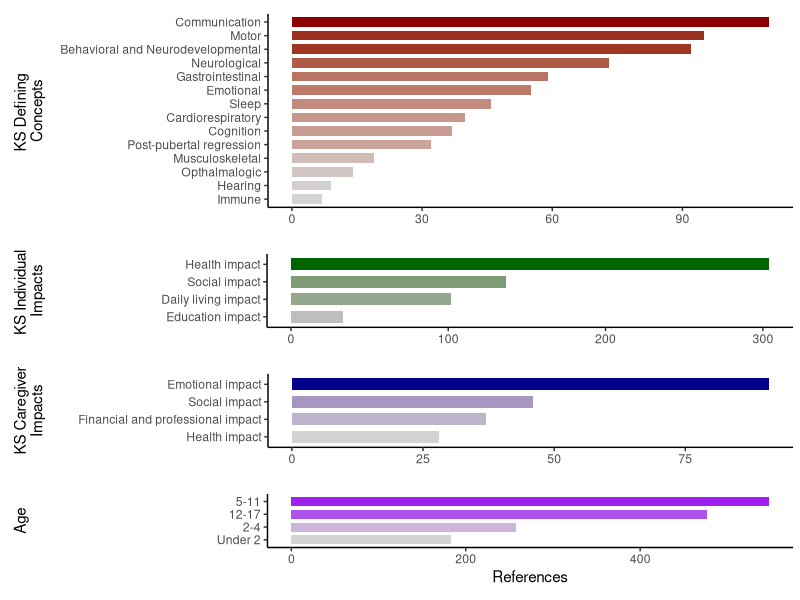
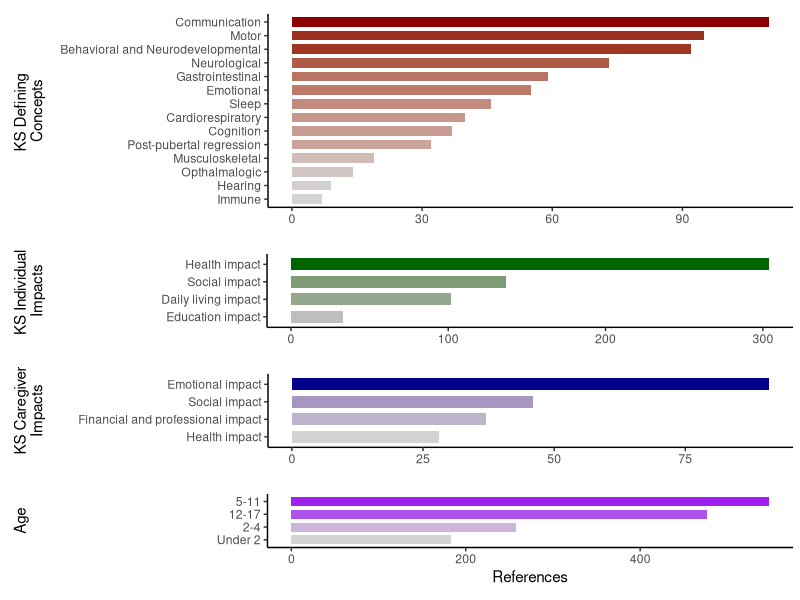
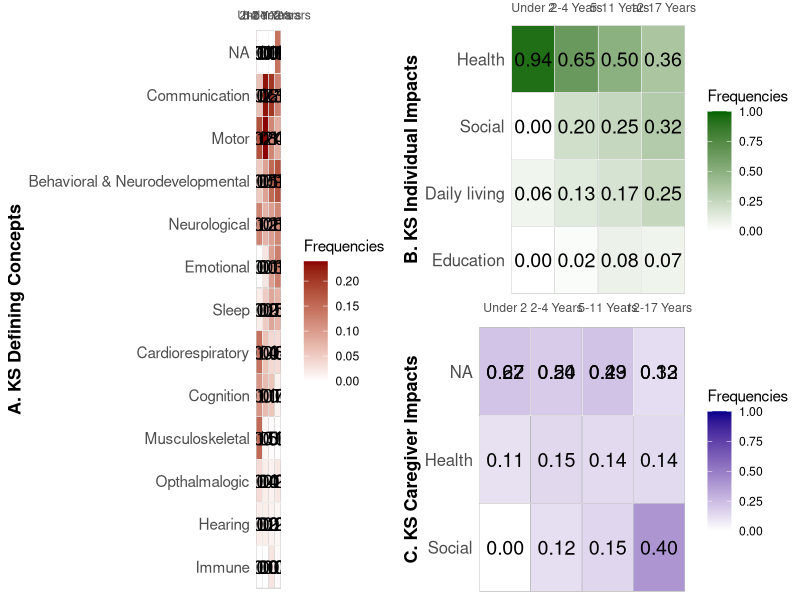
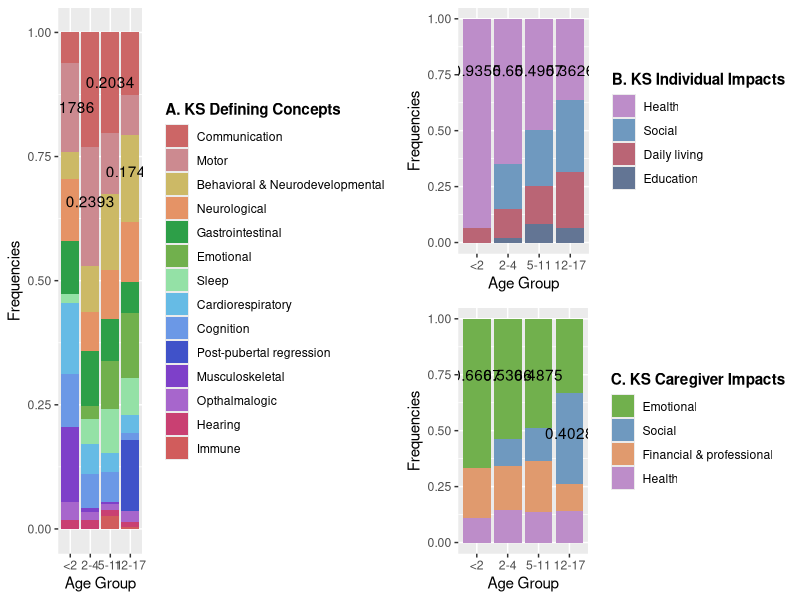

The R script that drew these images, in order:
## ---- chunk 1
library(readxl)
library(dplyr)
library(ggplot2)
library(gridExtra)

# Data cleaning
KSdata <- read_excel("KS_data.xlsx", sheet = 1)

KSD <- KSdata[2:15, ]
KSD1 <- KSD |>
  select(c("...1", "Total references"))
colnames(KSD1) <- c("KDC", "total")

KSI <- KSdata[18:21, ]
KSI1 <- KSI |>
  select(c("...1", "Total references"))
colnames(KSI1) <- c("KII", "total")

CI <- KSdata[24:27, ]
CI1 <- CI |>
  select(c("...1", "Total references"))
colnames(CI1) <- c("CI", "total")

Age <- KSdata |>
  select(c(2:5))
Age <- colSums(Age, na.rm = TRUE)
Age <- as.data.frame(t(Age))
rownames(Age) <- 'total'
colnames(Age) <- c("Under 2", "2-4", "5-11", "12-17")

Age_transposed <- as.data.frame(t(Age))
Age1 <- data.frame(age = row.names(Age_transposed), total = unlist(Age_transposed, use.names = FALSE))
row.names(Age1) <- NULL

# Plot of the data
CI1$color_value <- CI1$total / sum(CI1$total)
p1 <- ggplot(CI1, aes(x = total, y = reorder(CI, total), fill = color_value)) +
  geom_bar(stat="identity", width = 0.7) +
  scale_fill_gradient(low="lightgrey", high="darkblue") +
  theme_classic() +
  theme(legend.position = "none",
        plot.margin = margin(t = 10, r = 5, b = 10, l = 0, unit = "pt")) +
  labs(x = NULL, y = " KS Caregiver 
Impacts")
p1 <- p1 + theme(
  axis.title.y = element_text(margin = margin(t = 0, r = 23, b = 0, l = 10, unit = "pt"))
)

KSI1$color_value <- KSI1$total / sum(KSI1$total)
p2 <- ggplot(KSI1, aes(x = total, y = reorder(KII, total), fill = color_value)) +
  geom_bar(stat="identity", width = 0.7) +
  scale_fill_gradient(low="grey", high="darkgreen") +
  theme_classic() +
  theme(legend.position = "none",
        axis.title.y = element_text(),
        plot.margin = margin(t = 10, r = 5, b = 10, l = 0, unit = "pt")) +
  labs(x = NULL, y = "KS Individual 
Impacts")
p2 <- p2 + theme(
  axis.title.y = element_text(margin = margin(t = 0, r = 83, b = 0, l = 10, unit = "pt"))
)

KSD1$color_value <- KSD1$total / sum(KSD1$total)
p3 <- ggplot(KSD1, aes(x = total, y = reorder(KDC, total), fill = color_value)) +
  geom_bar(stat="identity", width = 0.7) +
  scale_fill_gradient(low="lightgrey", high="darkred") +
  theme_classic() +
  theme(legend.position = "none",
        axis.title.y = element_text(),
        plot.margin = margin(t = 10, r = 5, b = 10, l = 0, unit = "pt")) +
  labs(x = NULL, y = "KS Defining 
Concepts")
p3 <- p3 + theme(
  axis.title.y = element_text(margin = margin(t = 0, r = 10, b = 0, l = 10, unit = "pt"))
)

Age1$color_value <- Age1$total / sum(Age1$total)
p4 <- ggplot(Age1, aes(x = total, y = reorder(age, total), fill = color_value)) +
  geom_bar(stat="identity", width = 0.7) +
  scale_fill_gradient(low="lightgrey", high="purple") +
  theme_classic() +
  theme(legend.position = "none",
        axis.title.y = element_text(),
        plot.margin = margin(t = 10, r = 5, b = 10, l = 0, unit = "pt")) +
  labs(x = NULL, y = "Age")
p4 <- p4 + theme(
  axis.title.y = element_text(margin = margin(t = 0, r = 135, b = 0, l = 10, unit = "pt"))
)

p4 <- p4 + 
  labs(x = "References")

p5 <- grid.arrange(p3, p2, p1, p4, ncol = 1, heights = c(2, 1, 1, 1))
## ---- chunk 2
grid.arrange(p5)
## ---- chunk 3
suppressPackageStartupMessages(library(ggplot2))
library(ggpubr)
suppressPackageStartupMessages(library(tidyverse))
suppressPackageStartupMessages(library(gridExtra))

#load in data
KS_data <- read.csv("KS_lifespan.csv")
KS_data$X <- str_replace(KS_data$X, " impact", "")
KS_data$X <- str_replace(KS_data$X, " and ", " & ")

#defining concepts subset data
concepts <- KS_data[2:15, -6]

#rename for ease
concepts <- rename(concepts, Symptoms = `X`)
concepts <- rename(concepts, `< 2` = `under.2.years.of.age..infancy...N.16.`,
                   `2-4` = `X2.4.years.of.age...early.childhood...N.15.`,
                   `5-11` = `X5.11.years.of.age..late.childhood...N.13.`,
                   `12-17` = `X12.17.years.of.age..adolescence.and.teenage.years...N.6.`)

#find sum of individual columns
conc_csums <- colSums(concepts[ , -1])

#divide cell values by column total for frequency
#put frequency values in new columns
concepts <- concepts |>
  mutate(
    `Under 2` = `< 2` / conc_csums[1],
    `2-4 Years` = `2-4` / conc_csums[2],
    `5-11 Years` = `5-11` / conc_csums[3],
    `12-17 Years` = `12-17` / conc_csums[4]
  )

#format for graphing
concepts_2 <- select(concepts, -`< 2`, -`2-4`, -`5-11`, -`12-17`)
concepts_2 <- pivot_longer(concepts_2, cols = c(`Under 2`, `2-4 Years`, `5-11 Years`, `12-17 Years`), names_to = "age", values_to = "Frequencies")

concepts_2$age <- factor(concepts_2$age, levels = c("Under 2", "2-4 Years", "5-11 Years", "12-17 Years"))

concepts_2$Symptoms <- factor(concepts_2$Symptoms, levels = c("Immune", "Hearing", 
                                                              "Opthalmalogic", "Musculoskeletal",
                                                              "Post−pubertal regression",
                                                              "Cognition", "Cardiorespiratory", 
                                                              "Sleep", "Emotional", "Gastrointentinal", 
                                                              "Neurological",
                                                              "Behavioral & Neurodevelopmental", 
                                                              "Motor", "Communication"))

#heatmap
heatmap_1 <- ggplot(concepts_2, aes(x=age, y=Symptoms, fill= Frequencies)) +
   geom_tile(color = "black") +  
   geom_tile(color = "white", fill = NA) +  
   geom_tile(color = "white", fill = NA) +  
   geom_text(aes(label = sprintf("%.2f", Frequencies)), color = "black", size = 5) +  # Add text labels
   scale_fill_gradient(low="white", high="darkred") + 
   labs(x = NULL, y = "A. KS Defining Concepts")+
   scale_x_discrete(expand = c(0, 0), position = 'top', labels = c("Under 2", limits = c(0, 1))) +
   theme_minimal() +  
   theme(panel.grid = element_blank())+
   theme(
    panel.grid = element_blank(),
    axis.text.y = element_text(size = 11),
    axis.title.y = element_text(face = "bold", size = 13)
  )


#individual impacts subset data
ind_impacts <- KS_data[18:21, -6]

ind_impacts <- rename(ind_impacts, Impacts = `X`)
ind_impacts <- rename(ind_impacts, `< 2` = `under.2.years.of.age..infancy...N.16.`,
                   `2-4` = `X2.4.years.of.age...early.childhood...N.15.`,
                   `5-11` = `X5.11.years.of.age..late.childhood...N.13.`,
                   `12-17` = `X12.17.years.of.age..adolescence.and.teenage.years...N.6.`)


#find sum of individual columns
ind_csums <- colSums(ind_impacts[ ,-1])

#divide cell values by column total for frequency
#put frequency values in new columns
ind_impacts <- ind_impacts |>
  mutate(
    `Under 2` = `< 2` / ind_csums[1],
    `2-4 Years` = `2-4` / ind_csums[2],
    `5-11 Years` = `5-11` / ind_csums[3],
    `12-17 Years` = `12-17` / ind_csums[4]
  )

#format for graphing
ind_impacts_2 <- select(ind_impacts, -`< 2`, -`2-4`, -`5-11`, -`12-17`)
ind_impacts_2 <- pivot_longer(ind_impacts_2, cols = c(`Under 2`, `2-4 Years`, `5-11 Years`, `12-17 Years`), names_to = "age", values_to = "Frequencies")

ind_impacts_2$age <- factor(ind_impacts_2$age, levels = c("Under 2", "2-4 Years", "5-11 Years", "12-17 Years"))

ind_impacts_2$Impacts <- factor(ind_impacts_2$Impacts, levels = c("Education",
                                                                  "Daily living",
                                                                  "Social",
                                                                  "Health"))

#heatmap
heatmap_2 <- ggplot(ind_impacts_2, aes(x=age, y=Impacts, fill= Frequencies)) +
   geom_tile(color = "black") +  
   geom_tile(color = "white", fill = NA) + 
   geom_tile(color = "white", fill = NA) +  
   geom_text(aes(label = sprintf("%.2f", Frequencies)), color = "black", size = 5) +  # Add text labels
   scale_fill_gradient(low = "white", high = "darkgreen", limit = c(0,1))+
   labs(x = NULL, y = "B. KS Individual Impacts")+
   scale_x_discrete(expand = c(0, 0),position = 'top') +
   theme_minimal() +  
   theme(panel.grid = element_blank())+
  theme(
    panel.grid = element_blank(),
    axis.title.y = element_text(face = "bold", size = 13),
    axis.text.y = element_text(size = 12),
    plot.margin = margin(t = 0, r = .1, b = 0, l = .1, unit = "cm")
  )


#caregiver impacts subset data
care_impacts <- KS_data[24:27, -6]

care_impacts <- rename(care_impacts, Impacts = `X`)
care_impacts <- rename(care_impacts, `< 2` = `under.2.years.of.age..infancy...N.16.`,
                   `2-4` = `X2.4.years.of.age...early.childhood...N.15.`,
                   `5-11` = `X5.11.years.of.age..late.childhood...N.13.`,
                   `12-17` = `X12.17.years.of.age..adolescence.and.teenage.years...N.6.`)

#find sum of individual columns
care_csums <- colSums(care_impacts[ ,-1])

#divide cell values by column total for frequency
#put frequency values in new columns
care_impacts <- care_impacts |>
  mutate(
    `Under 2` = `< 2` / care_csums[1],
    `2-4 Years` = `2-4` / care_csums[2],
    `5-11 Years` = `5-11` / care_csums[3],
    `12-17 Years` = `12-17` / care_csums[4]
  )

#format for graphing
care_impacts_2 <- select(care_impacts, -`< 2`, -`2-4`, -`5-11`, -`12-17`)
care_impacts_2 <- pivot_longer(care_impacts_2, cols = c(`Under 2`, `2-4 Years`, `5-11 Years`, `12-17 Years`), names_to = "age", values_to = "Frequencies")

care_impacts_2$age <- factor(care_impacts_2$age, levels = c("Under 2", "2-4 Years", "5-11 Years", "12-17 Years"))

care_impacts_2$Impacts <- factor(care_impacts_2$Impacts, levels = c("Education",
                                                                  "Daily living",
                                                                  "Social",
                                                                  "Health"))


#heatmap (looks a little childish. Want to look more sophisticated. Perhaps interactive)
heatmap_3 <- ggplot(care_impacts_2, aes(x=age, y=Impacts, fill= Frequencies)) +
   geom_tile(color = "black") +  
   geom_tile(color = "white", fill = NA) +  
   geom_text(aes(label = sprintf("%.2f", Frequencies)), color = "black", size = 5) +  #add numbers on heatmap
   scale_fill_gradient(low="white", high="darkblue", limits = c(0,1)) + 
   labs(x = NULL, y = "C. KS Caregiver Impacts")+
   scale_x_discrete(expand = c(0, 0),position = 'top') +
   theme_minimal() +  
   theme(panel.grid = element_blank())+
   theme(
    panel.grid = element_blank(),
    axis.title.y = element_text(face = "bold", size = 13),
    axis.text.y = element_text(size = 12),
    plot.margin = margin(t = 0, r = .1, b = 0, l = .1, unit = "cm")
   )
     #
## ---- chunk 4
#plots in same place
grid.arrange(heatmap_1, arrangeGrob(heatmap_2, heatmap_3), ncol=2)
## ---- chunk 5
#load data
lifespan <- read.csv("KS_lifespan.csv")
lifespan$X <- str_replace(lifespan$X, " impact", "")
lifespan$X <- str_replace(lifespan$X, "and", "&")
#data set for references to symptoms
symptoms <- lifespan[2:15,-6]
colnames(symptoms) <- c("symptom", "1", "2", "3", "4")
symptoms <- symptoms %>% pivot_longer(names_to = "age", values_to = "value", cols = 2:5)
#data set for references to individual impacts
ind_impacts <- lifespan[18:21,-6]
colnames(ind_impacts) <- c("impact", "1", "2", "3", "4")
ind_impacts <- ind_impacts %>% pivot_longer(names_to = "age", values_to = "value", cols = 2:5)
#data set for references to caregiver impacts
care_impacts <- lifespan[24:27,-6]
colnames(care_impacts) <- c("impact", "1", "2", "3", "4")
care_impacts <- care_impacts %>% pivot_longer(names_to = "age", values_to = "value", cols = 2:5)
## ---- chunk 6
#frequencies
symptoms_freq <- symptoms %>% group_by(age) %>% 
  mutate(sum = sum(value), freq = value/sum)

symptoms$symptom <- factor(symptoms$symptom, levels=c('Communication',
                                                      'Motor',
                                                      'Behavioral & Neurodevelopmental',
                                                      'Neurological',
                                                      'Gastrointestinal',
                                                      'Emotional',
                                                      'Sleep',
                                                      'Cardiorespiratory',
                                                      'Cognition',
                                                      'Post-pubertal regression',
                                                      'Musculoskeletal',
                                                      'Opthalmalogic',
                                                      'Hearing',
                                                      'Immune'
                                                      ))

#stacked barplots for KS Defining Concepts
plot1 <- ggplot(symptoms, aes(fill=symptom, y=value, x=age)) + 
  geom_bar(position="fill", stat="identity") +
  labs(x = "Age Group", y = "Frequencies") + 
  theme_grey() +
  scale_fill_manual(name = "A. KS Defining Concepts",
                    values = c("#cc6666", "#cc8a90", "#ccb966", "#e59366", "#2d9f48", "#71b04d", "#94e1a6", "#66bbe5", "#6b98e6", "#4052c9", "#7e40c9", "#a766cc", "#c94072", "#d15c5c"))+
  scale_x_discrete(labels=c("<2","2-4","5-11", "12-17")) +
  theme(legend.title = element_text(face = "bold")) +
  annotate("text", x = 1, y = 0.85, label = 0.1786) +
  annotate("text", x = 2, y = 0.66, label = 0.2393) +
  annotate("text", x = 3, y = 0.90, label = 0.2034) +
  annotate("text", x = 4, y = 0.72, label = 0.1749)
## ---- chunk 7
#frequencies
ind_freq <- ind_impacts %>% group_by(age) %>% 
  mutate(sum = sum(value), freq = value/sum)

ind_impacts$impact <- factor(ind_impacts$impact, levels=c('Health',
                                                          'Social',
                                                          'Daily living',
                                                          'Education'))

#stacked barplots for KS individual impacts
plot2 <- ggplot(ind_impacts, aes(fill=impact, y=value, x=age)) + 
  geom_bar(position="fill", stat="identity") +
  labs(x = "Age Group", y = "Frequencies") + 
  theme_grey() +
  scale_fill_manual(name = "B. KS Individual Impacts",
                    values = c("#bd8dc9", "#6f99bf","#ba6575", "#637594"))+
  scale_x_discrete(labels=c("<2","2-4","5-11", "12-17")) +
  theme(legend.title = element_text(face = "bold")) +
  annotate("text", x = 1, y = 0.77, label = 0.9355) +
  annotate("text", x = 2, y = 0.77, label = 0.65) +
  annotate("text", x = 3, y = 0.77, label = 0.4957) +
  annotate("text", x = 4, y = 0.77, label = 0.3626)
## ---- chunk 8
#frequencies
care_freq <- care_impacts %>% group_by(age) %>% 
  mutate(sum = sum(value), freq = value/sum)

care_impacts$impact <- factor(care_impacts$impact, levels=c('Emotional',
                                                          'Social',
                                                          'Financial & professional',
                                                          'Health'))

#stacked barplots for KS caregiver impacts
plot3 <- ggplot(care_impacts, aes(fill=impact, y=value, x=age)) + 
  geom_bar(position="fill", stat="identity") +
  labs(x = "Age Group", y = "Frequencies") + 
  theme_grey() +
  scale_fill_manual(name = "C. KS Caregiver Impacts",
                    values = c("#71b04d", "#6f99bf","#e09a6e", "#bd8dc9"))+
  scale_x_discrete(labels=c("<2","2-4","5-11", "12-17")) +
  theme(legend.title = element_text(face = "bold")) +
  annotate("text", x = 1, y = 0.75, label = 0.6667) +
  annotate("text", x = 2, y = 0.75, label = 0.5366) +
  annotate("text", x = 3, y = 0.75, label = 0.4875) +
  annotate("text", x = 4, y = 0.49, label = 0.4028)
## ---- chunk 9
grid.arrange(plot1, arrangeGrob(plot2, plot3), ncol = 2)
